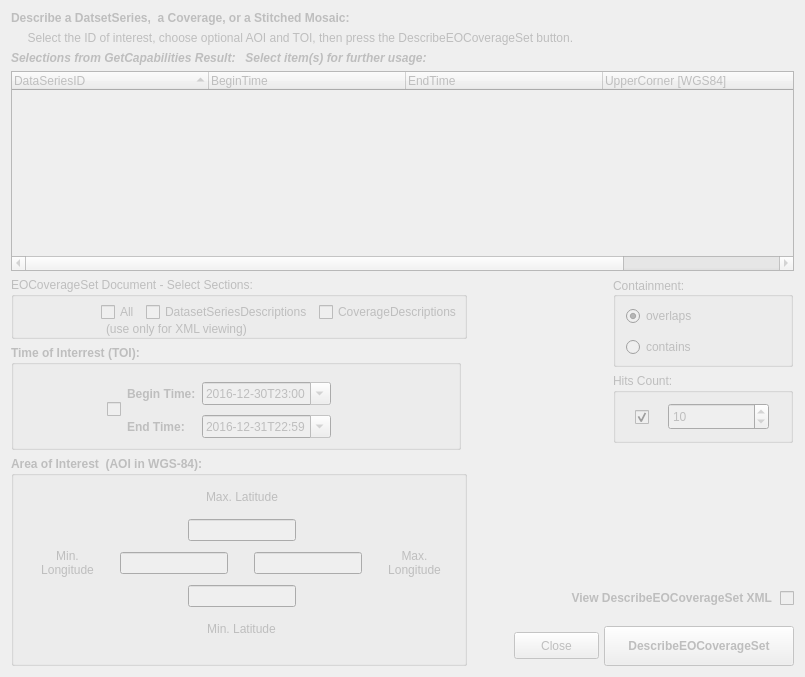
     <widget class="QWidget" name="tab_DCS">
      <property name="enabled">
       <bool>false</bool>
      </property>
      <attribute name="title">
       <string>DescribeEOCoverageSet</string>
      </attribute>
      <layout class="QVBoxLayout" name="verticalLayout_14">
       <item>
        <layout class="QVBoxLayout" name="verticalLayout_17">
         <item>
          <widget class="QLabel" name="label_DCSInfo1">
           <property name="font">
            <font>
             <weight>75</weight>
             <bold>true</bold>
            </font>
           </property>
           <property name="text">
            <string>Describe a DatsetSeries,  a Coverage, or a Stitched Mosaic:</string>
           </property>
          </widget>
         </item>
         <item>
          <widget class="QLabel" name="label_DCSInfo2">
           <property name="text">
            <string>     Select the ID of interest, choose optional AOI and TOI, then press the DescribeEOCoverageSet button.</string>
           </property>
          </widget>
         </item>
         <item>
          <widget class="QLabel" name="label_5">
           <property name="font">
            <font>
             <weight>75</weight>
             <italic>true</italic>
             <bold>true</bold>
            </font>
           </property>
           <property name="text">
            <string>Selections from GetCapabilities Result:   Select item(s) for further usage:</string>
           </property>
          </widget>
         </item>
         <item>
          <widget class="QTreeWidget" name="treeWidget_DCS">
           <property name="minimumSize">
            <size>
             <width>0</width>
             <height>200</height>
            </size>
           </property>
           <property name="indentation">
            <number>4</number>
           </property>
           <property name="sortingEnabled">
            <bool>true</bool>
           </property>
           <property name="columnCount">
            <number>5</number>
           </property>
           <attribute name="headerDefaultSectionSize">
            <number>197</number>
           </attribute>
           <attribute name="headerMinimumSectionSize">
            <number>70</number>
           </attribute>
           <column>
            <property name="text">
             <string>DataSeriesID</string>
            </property>
           </column>
           <column>
            <property name="text">
             <string>BeginTime</string>
            </property>
           </column>
           <column>
            <property name="text">
             <string>EndTime</string>
            </property>
           </column>
           <column>
            <property name="text">
             <string>UpperCorner [WGS84]</string>
            </property>
           </column>
           <column>
            <property name="text">
             <string>LowerCorner [WGS84]</string>
            </property>
           </column>
          </widget>
         </item>
        </layout>
       </item>
       <item>
        <layout class="QHBoxLayout" name="horizontalLayout_20">
         <item>
          <layout class="QGridLayout" name="gridLayout_2" rowstretch="1,2,4,0" columnstretch="0,0">
           <property name="spacing">
            <number>6</number>
           </property>
           <item row="0" column="0" colspan="2">
            <widget class="QGroupBox" name="GroupBox_10">
             <property name="sizePolicy">
              <sizepolicy hsizetype="Expanding" vsizetype="Expanding">
               <horstretch>0</horstretch>
               <verstretch>0</verstretch>
              </sizepolicy>
             </property>
             <property name="minimumSize">
              <size>
               <width>450</width>
               <height>62</height>
              </size>
             </property>
             <property name="title">
              <string>EOCoverageSet Document - Select Sections:</string>
             </property>
             <widget class="QWidget" name="gridLayoutWidget_5">
              <property name="geometry">
               <rect>
                <x>10</x>
                <y>23</y>
                <width>441</width>
                <height>24</height>
               </rect>
              </property>
              <layout class="QHBoxLayout" name="horizontalLayout_13">
               <item>
                <spacer name="horizontalSpacer_12">
                 <property name="orientation">
                  <enum>Qt::Horizontal</enum>
                 </property>
                 <property name="sizeHint" stdset="0">
                  <size>
                   <width>40</width>
                   <height>20</height>
                  </size>
                 </property>
                </spacer>
               </item>
               <item>
                <widget class="QCheckBox" name="checkBox_DCSAll">
                 <property name="sizePolicy">
                  <sizepolicy hsizetype="Maximum" vsizetype="Fixed">
                   <horstretch>0</horstretch>
                   <verstretch>0</verstretch>
                  </sizepolicy>
                 </property>
                 <property name="text">
                  <string>All</string>
                 </property>
                </widget>
               </item>
               <item>
                <widget class="QCheckBox" name="checkBox_DCSDatSerDesc">
                 <property name="sizePolicy">
                  <sizepolicy hsizetype="Maximum" vsizetype="Fixed">
                   <horstretch>0</horstretch>
                   <verstretch>0</verstretch>
                  </sizepolicy>
                 </property>
                 <property name="text">
                  <string>DatasetSeriesDescriptions</string>
                 </property>
                </widget>
               </item>
               <item>
                <widget class="QCheckBox" name="checkBox_DCSCovDesc">
                 <property name="sizePolicy">
                  <sizepolicy hsizetype="Maximum" vsizetype="Fixed">
                   <horstretch>0</horstretch>
                   <verstretch>0</verstretch>
                  </sizepolicy>
                 </property>
                 <property name="text">
                  <string>CoverageDescriptions</string>
                 </property>
                </widget>
               </item>
              </layout>
             </widget>
             <widget class="QLabel" name="label_8">
              <property name="geometry">
               <rect>
                <x>95</x>
                <y>43</y>
                <width>181</width>
                <height>17</height>
               </rect>
              </property>
              <property name="text">
               <string>(use only for XML viewing)</string>
              </property>
             </widget>
            </widget>
           </item>
           <item row="3" column="0" colspan="2">
            <widget class="QGroupBox" name="groupBox_21">
             <property name="sizePolicy">
              <sizepolicy hsizetype="Expanding" vsizetype="Expanding">
               <horstretch>0</horstretch>
               <verstretch>0</verstretch>
              </sizepolicy>
             </property>
             <property name="minimumSize">
              <size>
               <width>450</width>
               <height>210</height>
              </size>
             </property>
             <property name="font">
              <font>
               <weight>75</weight>
               <bold>true</bold>
              </font>
             </property>
             <property name="title">
              <string>Area of Interest  (AOI in WGS-84):</string>
             </property>
             <widget class="QWidget" name="layoutWidget_5">
              <property name="geometry">
               <rect>
                <x>10</x>
                <y>25</y>
                <width>441</width>
                <height>164</height>
               </rect>
              </property>
              <layout class="QVBoxLayout" name="verticalLayout_18">
               <item>
                <layout class="QHBoxLayout" name="horizontalLayout_8">
                 <item>
                  <spacer name="horizontalSpacer_8">
                   <property name="orientation">
                    <enum>Qt::Horizontal</enum>
                   </property>
                   <property name="sizeHint" stdset="0">
                    <size>
                     <width>148</width>
                     <height>20</height>
                    </size>
                   </property>
                  </spacer>
                 </item>
                 <item>
                  <widget class="QLabel" name="label_DCSMaxLat">
                   <property name="sizePolicy">
                    <sizepolicy hsizetype="Maximum" vsizetype="Preferred">
                     <horstretch>0</horstretch>
                     <verstretch>0</verstretch>
                    </sizepolicy>
                   </property>
                   <property name="font">
                    <font>
                     <weight>50</weight>
                     <bold>false</bold>
                    </font>
                   </property>
                   <property name="layoutDirection">
                    <enum>Qt::LeftToRight</enum>
                   </property>
                   <property name="text">
                    <string>Max. Latitude</string>
                   </property>
                   <property name="alignment">
                    <set>Qt::AlignCenter</set>
                   </property>
                  </widget>
                 </item>
                 <item>
                  <spacer name="horizontalSpacer_9">
                   <property name="orientation">
                    <enum>Qt::Horizontal</enum>
                   </property>
                   <property name="sizeHint" stdset="0">
                    <size>
                     <width>158</width>
                     <height>20</height>
                    </size>
                   </property>
                  </spacer>
                 </item>
                </layout>
               </item>
               <item>
                <layout class="QHBoxLayout" name="horizontalLayout_9">
                 <item>
                  <spacer name="horizontalSpacer_2">
                   <property name="orientation">
                    <enum>Qt::Horizontal</enum>
                   </property>
                   <property name="sizeHint" stdset="0">
                    <size>
                     <width>128</width>
                     <height>20</height>
                    </size>
                   </property>
                  </spacer>
                 </item>
                 <item>
                  <widget class="QLineEdit" name="lineEdit_DCSMaxLat">
                   <property name="sizePolicy">
                    <sizepolicy hsizetype="Maximum" vsizetype="Fixed">
                     <horstretch>0</horstretch>
                     <verstretch>0</verstretch>
                    </sizepolicy>
                   </property>
                   <property name="font">
                    <font>
                     <weight>50</weight>
                     <bold>false</bold>
                    </font>
                   </property>
                  </widget>
                 </item>
                 <item>
                  <spacer name="horizontalSpacer_3">
                   <property name="orientation">
                    <enum>Qt::Horizontal</enum>
                   </property>
                   <property name="sizeHint" stdset="0">
                    <size>
                     <width>148</width>
                     <height>20</height>
                    </size>
                   </property>
                  </spacer>
                 </item>
                </layout>
               </item>
               <item>
                <layout class="QHBoxLayout" name="horizontalLayout_10">
                 <item>
                  <widget class="QLabel" name="label_DCSMinLon">
                   <property name="sizePolicy">
                    <sizepolicy hsizetype="Maximum" vsizetype="Preferred">
                     <horstretch>0</horstretch>
                     <verstretch>0</verstretch>
                    </sizepolicy>
                   </property>
                   <property name="font">
                    <font>
                     <weight>50</weight>
                     <bold>false</bold>
                    </font>
                   </property>
                   <property name="text">
                    <string>Min. 
Longitude</string>
                   </property>
                   <property name="alignment">
                    <set>Qt::AlignCenter</set>
                   </property>
                  </widget>
                 </item>
                 <item>
                  <widget class="QLineEdit" name="lineEdit_DCSMinLon">
                   <property name="sizePolicy">
                    <sizepolicy hsizetype="Maximum" vsizetype="Fixed">
                     <horstretch>0</horstretch>
                     <verstretch>0</verstretch>
                    </sizepolicy>
                   </property>
                   <property name="font">
                    <font>
                     <weight>50</weight>
                     <bold>false</bold>
                    </font>
                   </property>
                  </widget>
                 </item>
                 <item>
                  <widget class="QLineEdit" name="lineEdit_DCSMaxLon">
                   <property name="sizePolicy">
                    <sizepolicy hsizetype="Maximum" vsizetype="Fixed">
                     <horstretch>0</horstretch>
                     <verstretch>0</verstretch>
                    </sizepolicy>
                   </property>
                   <property name="font">
                    <font>
                     <weight>50</weight>
                     <bold>false</bold>
                    </font>
                   </property>
                  </widget>
                 </item>
                 <item>
                  <widget class="QLabel" name="label_DCSMaxLon">
                   <property name="sizePolicy">
                    <sizepolicy hsizetype="Maximum" vsizetype="Preferred">
                     <horstretch>0</horstretch>
                     <verstretch>0</verstretch>
                    </sizepolicy>
                   </property>
                   <property name="font">
                    <font>
                     <weight>50</weight>
                     <bold>false</bold>
                    </font>
                   </property>
                   <property name="text">
                    <string>Max. 
Longitude</string>
                   </property>
                   <property name="scaledContents">
                    <bool>false</bool>
                   </property>
                   <property name="alignment">
                    <set>Qt::AlignCenter</set>
                   </property>
                  </widget>
                 </item>
                </layout>
               </item>
               <item>
                <layout class="QHBoxLayout" name="horizontalLayout_11">
                 <item>
                  <spacer name="horizontalSpacer_5">
                   <property name="orientation">
                    <enum>Qt::Horizontal</enum>
                   </property>
                   <property name="sizeHint" stdset="0">
                    <size>
                     <width>128</width>
                     <height>20</height>
                    </size>
                   </property>
                  </spacer>
                 </item>
                 <item>
                  <widget class="QLineEdit" name="lineEdit_DCSMinLat">
                   <property name="sizePolicy">
                    <sizepolicy hsizetype="Maximum" vsizetype="Fixed">
                     <horstretch>0</horstretch>
                     <verstretch>0</verstretch>
                    </sizepolicy>
                   </property>
                   <property name="font">
                    <font>
                     <weight>50</weight>
                     <bold>false</bold>
                    </font>
                   </property>
                  </widget>
                 </item>
                 <item>
                  <spacer name="horizontalSpacer_4">
                   <property name="orientation">
                    <enum>Qt::Horizontal</enum>
                   </property>
                   <property name="sizeHint" stdset="0">
                    <size>
                     <width>148</width>
                     <height>20</height>
                    </size>
                   </property>
                  </spacer>
                 </item>
                </layout>
               </item>
               <item>
                <layout class="QHBoxLayout" name="horizontalLayout_12">
                 <item>
                  <spacer name="horizontalSpacer_6">
                   <property name="orientation">
                    <enum>Qt::Horizontal</enum>
                   </property>
                   <property name="sizeHint" stdset="0">
                    <size>
                     <width>158</width>
                     <height>20</height>
                    </size>
                   </property>
                  </spacer>
                 </item>
                 <item>
                  <widget class="QLabel" name="label_DCSMinLat">
                   <property name="sizePolicy">
                    <sizepolicy hsizetype="Maximum" vsizetype="Preferred">
                     <horstretch>0</horstretch>
                     <verstretch>0</verstretch>
                    </sizepolicy>
                   </property>
                   <property name="font">
                    <font>
                     <weight>50</weight>
                     <bold>false</bold>
                    </font>
                   </property>
                   <property name="text">
                    <string>Min. Latitude</string>
                   </property>
                   <property name="alignment">
                    <set>Qt::AlignCenter</set>
                   </property>
                  </widget>
                 </item>
                 <item>
                  <spacer name="horizontalSpacer_7">
                   <property name="orientation">
                    <enum>Qt::Horizontal</enum>
                   </property>
                   <property name="sizeHint" stdset="0">
                    <size>
                     <width>158</width>
                     <height>20</height>
                    </size>
                   </property>
                  </spacer>
                 </item>
                </layout>
               </item>
              </layout>
             </widget>
            </widget>
           </item>
           <item row="1" column="0">
            <widget class="QGroupBox" name="groupBox_12">
             <property name="sizePolicy">
              <sizepolicy hsizetype="Expanding" vsizetype="Expanding">
               <horstretch>0</horstretch>
               <verstretch>0</verstretch>
              </sizepolicy>
             </property>
             <property name="minimumSize">
              <size>
               <width>450</width>
               <height>105</height>
              </size>
             </property>
             <property name="font">
              <font>
               <weight>75</weight>
               <bold>true</bold>
              </font>
             </property>
             <property name="title">
              <string>Time of Interrest (TOI):</string>
             </property>
             <widget class="QWidget" name="layoutWidget">
              <property name="geometry">
               <rect>
                <x>7</x>
                <y>33</y>
                <width>431</width>
                <height>64</height>
               </rect>
              </property>
              <layout class="QHBoxLayout" name="horizontalLayout_7">
               <item>
                <spacer name="horizontalSpacer_11">
                 <property name="orientation">
                  <enum>Qt::Horizontal</enum>
                 </property>
                 <property name="sizeHint" stdset="0">
                  <size>
                   <width>40</width>
                   <height>20</height>
                  </size>
                 </property>
                </spacer>
               </item>
               <item>
                <widget class="QCheckBox" name="checkBox_DCS_ActiveDate">
                 <property name="enabled">
                  <bool>false</bool>
                 </property>
                 <property name="text">
                  <string/>
                 </property>
                 <property name="checkable">
                  <bool>true</bool>
                 </property>
                </widget>
               </item>
               <item>
                <layout class="QGridLayout" name="gridLayout_3">
                 <item row="1" column="1">
                  <widget class="QDateTimeEdit" name="dateTimeEdit_DCSEnd">
                   <property name="font">
                    <font>
                     <weight>50</weight>
                     <bold>false</bold>
                    </font>
                   </property>
                   <property name="dateTime">
                    <datetime>
                     <hour>22</hour>
                     <minute>59</minute>
                     <second>59</second>
                     <year>2016</year>
                     <month>12</month>
                     <day>31</day>
                    </datetime>
                   </property>
                   <property name="date">
                    <date>
                     <year>2016</year>
                     <month>12</month>
                     <day>31</day>
                    </date>
                   </property>
                   <property name="time">
                    <time>
                     <hour>22</hour>
                     <minute>59</minute>
                     <second>59</second>
                    </time>
                   </property>
                   <property name="minimumDateTime">
                    <datetime>
                     <hour>23</hour>
                     <minute>0</minute>
                     <second>0</second>
                     <year>1899</year>
                     <month>12</month>
                     <day>30</day>
                    </datetime>
                   </property>
                   <property name="maximumTime">
                    <time>
                     <hour>22</hour>
                     <minute>59</minute>
                     <second>59</second>
                    </time>
                   </property>
                   <property name="currentSection">
                    <enum>QDateTimeEdit::YearSection</enum>
                   </property>
                   <property name="displayFormat">
                    <string>yyyy-MM-ddThh:mm </string>
                   </property>
                   <property name="calendarPopup">
                    <bool>true</bool>
                   </property>
                   <property name="timeSpec">
                    <enum>Qt::UTC</enum>
                   </property>
                  </widget>
                 </item>
                 <item row="0" column="1">
                  <widget class="QDateTimeEdit" name="dateTimeEdit_DCSBegin">
                   <property name="font">
                    <font>
                     <weight>50</weight>
                     <bold>false</bold>
                    </font>
                   </property>
                   <property name="locale">
                    <locale language="English" country="UnitedKingdom"/>
                   </property>
                   <property name="dateTime">
                    <datetime>
                     <hour>23</hour>
                     <minute>0</minute>
                     <second>0</second>
                     <year>2016</year>
                     <month>12</month>
                     <day>30</day>
                    </datetime>
                   </property>
                   <property name="date">
                    <date>
                     <year>2016</year>
                     <month>12</month>
                     <day>30</day>
                    </date>
                   </property>
                   <property name="minimumDateTime">
                    <datetime>
                     <hour>23</hour>
                     <minute>0</minute>
                     <second>0</second>
                     <year>1899</year>
                     <month>12</month>
                     <day>30</day>
                    </datetime>
                   </property>
                   <property name="minimumTime">
                    <time>
                     <hour>23</hour>
                     <minute>0</minute>
                     <second>0</second>
                    </time>
                   </property>
                   <property name="displayFormat">
                    <string>yyyy-MM-ddThh:mm </string>
                   </property>
                   <property name="calendarPopup">
                    <bool>true</bool>
                   </property>
                   <property name="timeSpec">
                    <enum>Qt::UTC</enum>
                   </property>
                  </widget>
                 </item>
                 <item row="1" column="0">
                  <widget class="QLabel" name="label_DCSEnd">
                   <property name="text">
                    <string>End Time:</string>
                   </property>
                  </widget>
                 </item>
                 <item row="0" column="0">
                  <widget class="QLabel" name="label_DCSBegin">
                   <property name="text">
                    <string>Begin Time:</string>
                   </property>
                  </widget>
                 </item>
                </layout>
               </item>
               <item>
                <spacer name="horizontalSpacer_10">
                 <property name="orientation">
                  <enum>Qt::Horizontal</enum>
                 </property>
                 <property name="sizeHint" stdset="0">
                  <size>
                   <width>118</width>
                   <height>20</height>
                  </size>
                 </property>
                </spacer>
               </item>
              </layout>
             </widget>
            </widget>
           </item>
          </layout>
         </item>
         <item>
          <layout class="QVBoxLayout" name="verticalLayout_2">
           <item>
            <layout class="QGridLayout" name="gridLayout_6">
             <property name="leftMargin">
              <number>139</number>
             </property>
             <item row="2" column="0">
              <widget class="QGroupBox" name="groupBox_14">
               <property name="sizePolicy">
                <sizepolicy hsizetype="Fixed" vsizetype="Maximum">
                 <horstretch>0</horstretch>
                 <verstretch>0</verstretch>
                </sizepolicy>
               </property>
               <property name="minimumSize">
                <size>
                 <width>180</width>
                 <height>70</height>
                </size>
               </property>
               <property name="title">
                <string>Hits Count: </string>
               </property>
               <widget class="QSpinBox" name="spinBox_DCSCount">
                <property name="enabled">
                 <bool>false</bool>
                </property>
                <property name="geometry">
                 <rect>
                  <x>55</x>
                  <y>30</y>
                  <width>101</width>
                  <height>27</height>
                 </rect>
                </property>
                <property name="minimum">
                 <number>1</number>
                </property>
                <property name="maximum">
                 <number>9999</number>
                </property>
                <property name="value">
                 <number>10</number>
                </property>
               </widget>
               <widget class="QCheckBox" name="checkBox_DCS_ActiveCount">
                <property name="geometry">
                 <rect>
                  <x>22</x>
                  <y>33</y>
                  <width>31</width>
                  <height>22</height>
                 </rect>
                </property>
                <property name="text">
                 <string/>
                </property>
                <property name="checked">
                 <bool>true</bool>
                </property>
               </widget>
              </widget>
             </item>
             <item row="1" column="0">
              <widget class="QGroupBox" name="groupBox_13">
               <property name="sizePolicy">
                <sizepolicy hsizetype="Fixed" vsizetype="Fixed">
                 <horstretch>0</horstretch>
                 <verstretch>0</verstretch>
                </sizepolicy>
               </property>
               <property name="minimumSize">
                <size>
                 <width>180</width>
                 <height>90</height>
                </size>
               </property>
               <property name="layoutDirection">
                <enum>Qt::LeftToRight</enum>
               </property>
               <property name="title">
                <string>Containment:</string>
               </property>
               <property name="alignment">
                <set>Qt::AlignLeading|Qt::AlignLeft|Qt::AlignVCenter</set>
               </property>
               <widget class="QRadioButton" name="radioButton_ContOver">
                <property name="geometry">
                 <rect>
                  <x>13</x>
                  <y>28</y>
                  <width>87</width>
                  <height>22</height>
                 </rect>
                </property>
                <property name="text">
                 <string>overlaps</string>
                </property>
                <property name="checked">
                 <bool>true</bool>
                </property>
                <property name="autoExclusive">
                 <bool>true</bool>
                </property>
               </widget>
               <widget class="QRadioButton" name="radioButton_ContCont">
                <property name="geometry">
                 <rect>
                  <x>13</x>
                  <y>59</y>
                  <width>87</width>
                  <height>22</height>
                 </rect>
                </property>
                <property name="text">
                 <string>contains</string>
                </property>
               </widget>
              </widget>
             </item>
            </layout>
           </item>
           <item>
            <spacer name="verticalSpacer">
             <property name="orientation">
              <enum>Qt::Vertical</enum>
             </property>
             <property name="sizeType">
              <enum>QSizePolicy::MinimumExpanding</enum>
             </property>
             <property name="sizeHint" stdset="0">
              <size>
               <width>20</width>
               <height>128</height>
              </size>
             </property>
            </spacer>
           </item>
           <item>
            <widget class="QCheckBox" name="checkBox_DCSFull">
             <property name="sizePolicy">
              <sizepolicy hsizetype="Fixed" vsizetype="Fixed">
               <horstretch>0</horstretch>
               <verstretch>0</verstretch>
              </sizepolicy>
             </property>
             <property name="minimumSize">
              <size>
               <width>300</width>
               <height>40</height>
              </size>
             </property>
             <property name="font">
              <font>
               <weight>75</weight>
               <bold>true</bold>
              </font>
             </property>
             <property name="layoutDirection">
              <enum>Qt::RightToLeft</enum>
             </property>
             <property name="text">
              <string>View DescribeEOCoverageSet XML </string>
             </property>
             <property name="iconSize">
              <size>
               <width>16</width>
               <height>16</height>
              </size>
             </property>
            </widget>
           </item>
           <item>
            <layout class="QHBoxLayout" name="horizontalLayout_6" stretch="1,1">
             <property name="spacing">
              <number>5</number>
             </property>
             <property name="leftMargin">
              <number>41</number>
             </property>
             <property name="topMargin">
              <number>2</number>
             </property>
             <property name="rightMargin">
              <number>0</number>
             </property>
             <property name="bottomMargin">
              <number>0</number>
             </property>
             <item>
              <widget class="QPushButton" name="btnClose_DCS">
               <property name="sizePolicy">
                <sizepolicy hsizetype="Fixed" vsizetype="Fixed">
                 <horstretch>0</horstretch>
                 <verstretch>0</verstretch>
                </sizepolicy>
               </property>
               <property name="minimumSize">
                <size>
                 <width>85</width>
                 <height>27</height>
                </size>
               </property>
               <property name="baseSize">
                <size>
                 <width>40</width>
                 <height>30</height>
                </size>
               </property>
               <property name="text">
                <string>Close</string>
               </property>
              </widget>
             </item>
             <item>
              <widget class="QPushButton" name="pushButton_DCS">
               <property name="sizePolicy">
                <sizepolicy hsizetype="Fixed" vsizetype="Fixed">
                 <horstretch>0</horstretch>
                 <verstretch>0</verstretch>
                </sizepolicy>
               </property>
               <property name="minimumSize">
                <size>
                 <width>190</width>
                 <height>40</height>
                </size>
               </property>
               <property name="font">
                <font>
                 <weight>75</weight>
                 <bold>true</bold>
                </font>
               </property>
               <property name="layoutDirection">
                <enum>Qt::LeftToRight</enum>
               </property>
               <property name="text">
                <string>DescribeEOCoverageSet</string>
               </property>
              </widget>
             </item>
            </layout>
           </item>
          </layout>
         </item>
        </layout>
       </item>
      </layout>
     </widget>
